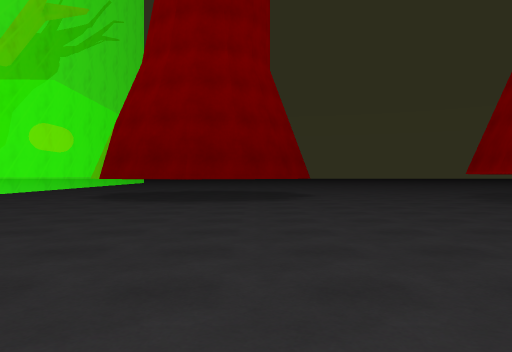
view 1 (above)

19 first-person views from a walk through a scene from a Unity 3-D project. The camera is 1.2 m above the floor, looks level and sees 70° across. The floor is counted in squares, 2 m on a side. Each view is taken from the middle of a square. On the plan, view 1 faces up. The plan holds only what a view shows up to about 10 squares ahead; the rest is blank. The place goes on beyond the plan. The player is left out. Surface patterns are stand-ins for the level's own textures.

view 2
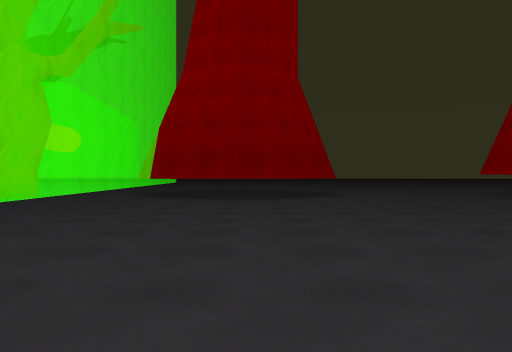

view 3
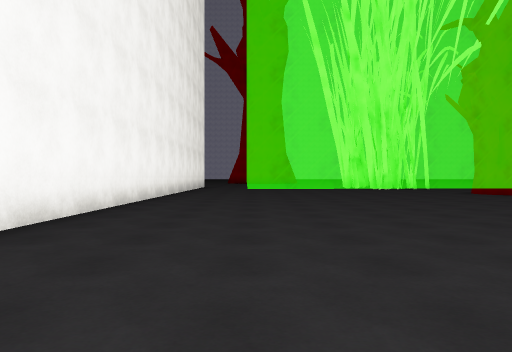

view 4
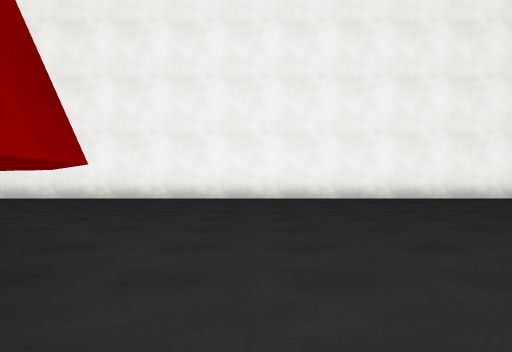

view 5
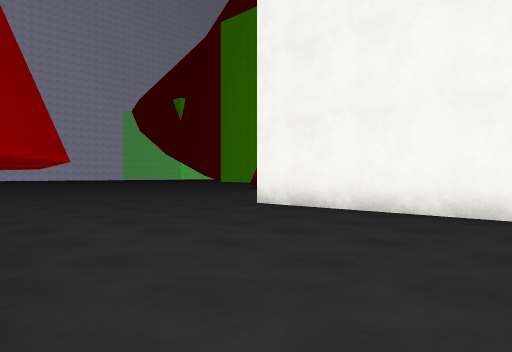

view 6
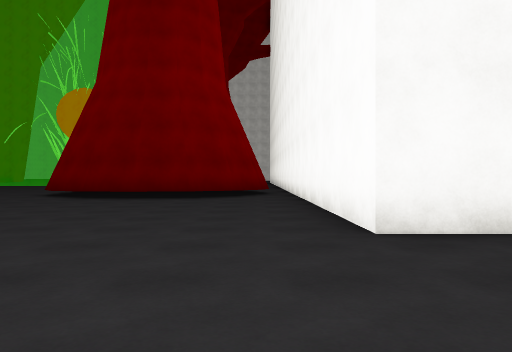

view 7
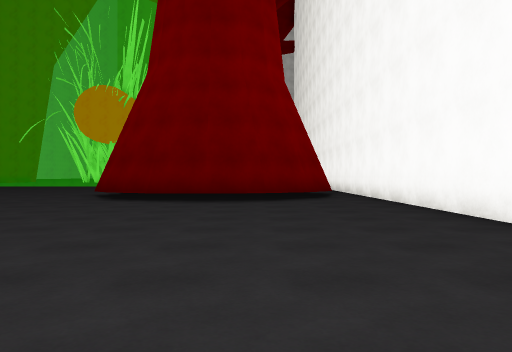

view 8
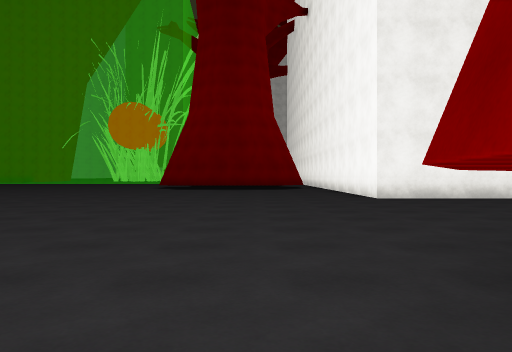

view 9
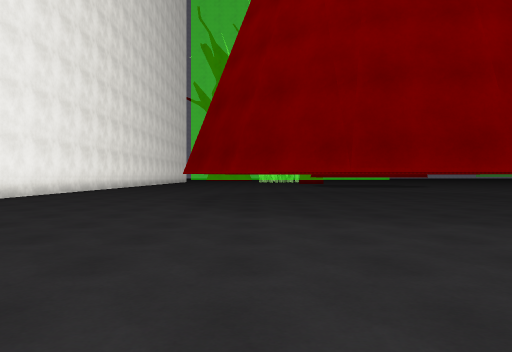

view 10
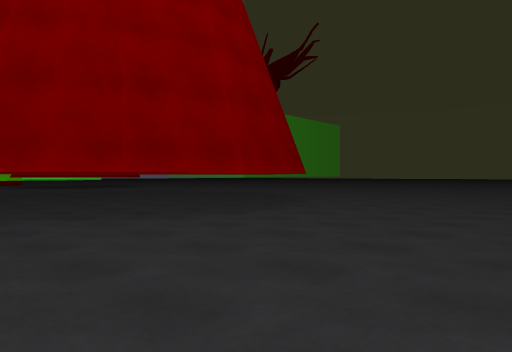

view 11
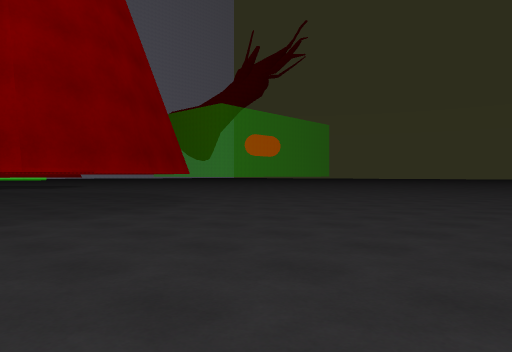

view 12
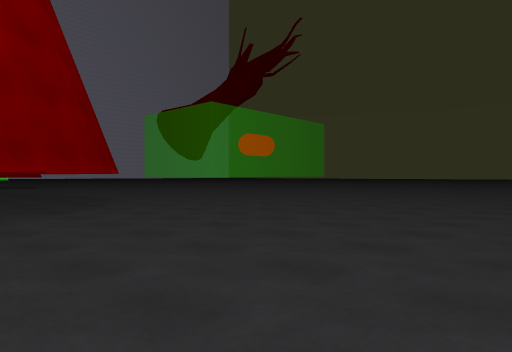

view 13
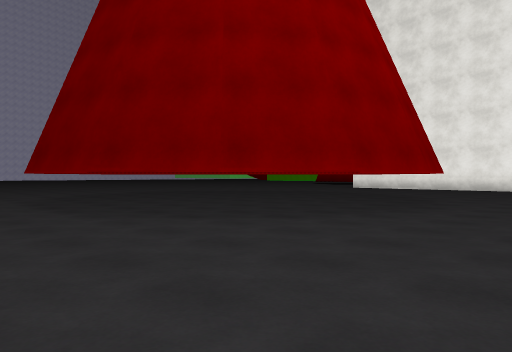

view 14
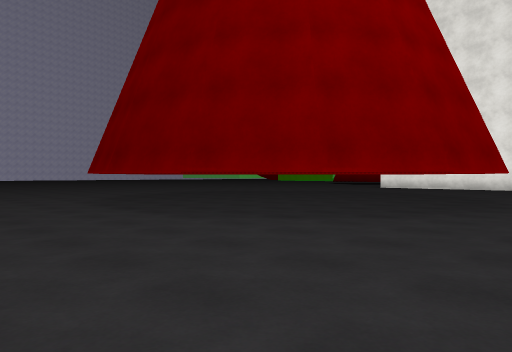

view 15
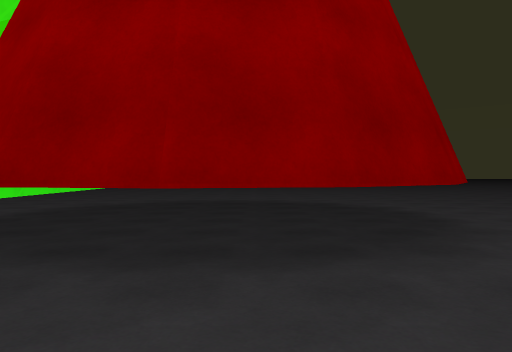

view 16
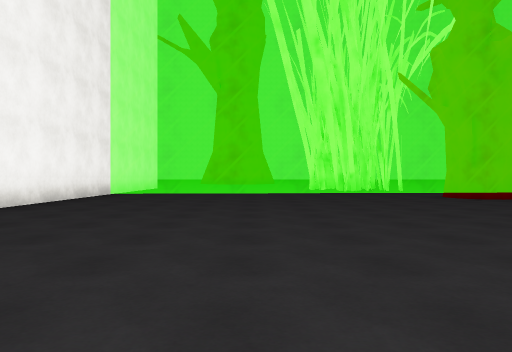

view 17
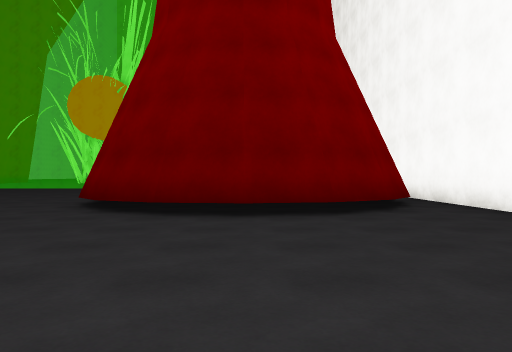

view 18
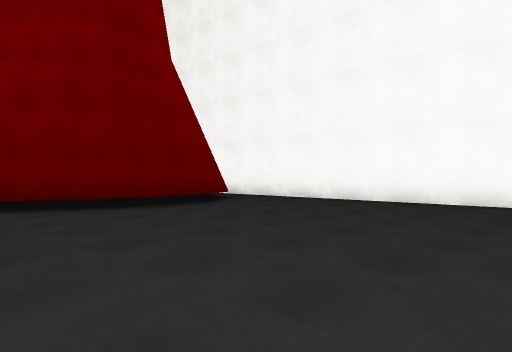

view 19
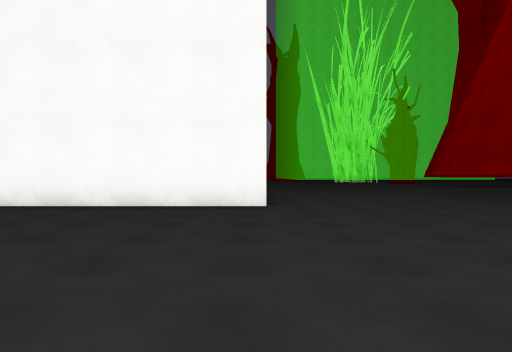

### Floor plan
Key: @ floor where view 1 was taken; # wall or solid block; x gap in a wall; . floor; = window, fence, low wall or low ledge; ^ raised ledge.
Columns run from 8 left of view 1 to 21 right of it. Each row starts with its distance up from view 1.
 16  ...............      .......
 15  ............................
 14          ....................
 13           .......####........
 12           .....###  ###.......
 11           .....#      #.......
 10  =  #    #....##      ##......
  9 =====#^^#.....#        #......
  8 =====.........#        #......
  7  ====.........#        #......
  6  ====.........#       ##.....
  5  ====..........      ##......
  4  ====...........######.......
  3  ====.............##.........
  2  ====........................
  1  ====.........................
  0 ........@.....................
 -1 ..............................
 -2 ######################........
 -3                      #........
 -4                      #........
 -5                      #.......
 -6                      #........
 -7                      #........
 -8                      #.#####..
 -9                      ###   ##.
-10                             #.
-11                              x

Positions as (right, up) in squares from view 1, and headings:
1: (0, 0), facing up
2: (-1, -1), facing up
3: (4, 1), facing left
4: (5, 8), facing down
5: (7, 4), facing down-right
6: (14, 2), facing down
7: (16, 1), facing down
8: (16, 8), facing down
9: (20, 5), facing left
10: (20, 4), facing up-left
11: (21, 7), facing up-left
12: (21, 9), facing up-left
13: (3, 15), facing down-right
14: (4, 16), facing down-right
15: (-1, 6), facing up
16: (2, 3), facing left
17: (17, -2), facing down
18: (21, -1), facing down-left
19: (20, -2), facing left
